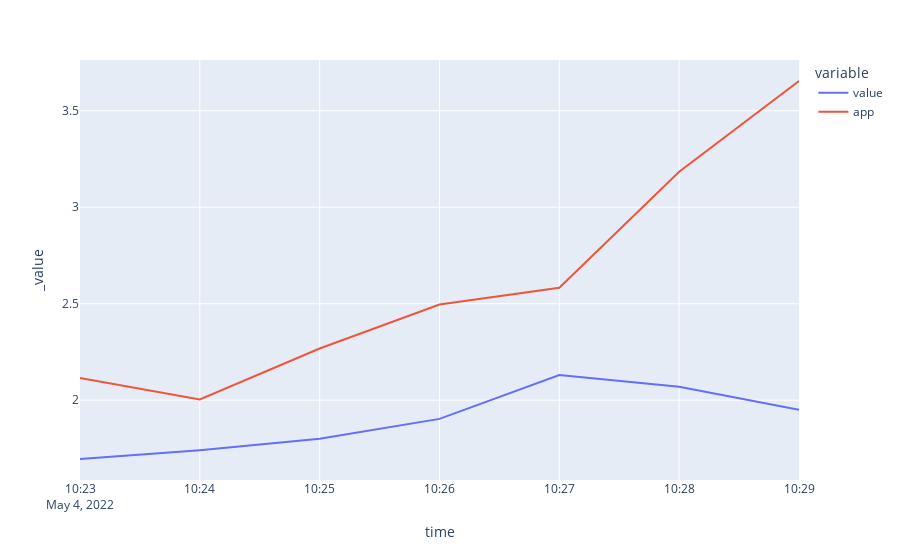

Notebook source saved alongside this figure:
### Code cell
df_compare.plot()

### Figure 1 — Plotly figure (JSON) as saved in the notebook; plotly's stock layout.template omitted (floating-point values rounded to 4 significant figures)
{"data": [{"hovertemplate": "variable=value<br>time=%{x}<br>_value=%{y}<extra></extra>", "legendgroup": "value", "line": {"color": "#636efa", "dash": "solid"}, "marker": {"symbol": "circle"}, "mode": "lines", "name": "value", "orientation": "v", "showlegend": true, "type": "scatter", "x": ["2022-05-04T10:23:00+00:00", "2022-05-04T10:24:00+00:00", "2022-05-04T10:25:00+00:00", "2022-05-04T10:26:00+00:00", "2022-05-04T10:27:00+00:00", "2022-05-04T10:28:00+00:00", "2022-05-04T10:29:00+00:00"], "xaxis": "x", "y": [1.695, 1.741, 1.8, 1.903, 2.13, 2.07, 1.95], "yaxis": "y"}, {"hovertemplate": "variable=app<br>time=%{x}<br>_value=%{y}<extra></extra>", "legendgroup": "app", "line": {"color": "#EF553B", "dash": "solid"}, "marker": {"symbol": "circle"}, "mode": "lines", "name": "app", "orientation": "v", "showlegend": true, "type": "scatter", "x": ["2022-05-04T10:23:00+00:00", "2022-05-04T10:24:00+00:00", "2022-05-04T10:25:00+00:00", "2022-05-04T10:26:00+00:00", "2022-05-04T10:27:00+00:00", "2022-05-04T10:28:00+00:00", "2022-05-04T10:29:00+00:00"], "xaxis": "x", "y": [2.115, 2.004, 2.268, 2.495, 2.583, 3.184, 3.654], "yaxis": "y"}], "layout": {"autosize": true, "legend": {"title": {"text": "variable"}, "tracegroupgap": 0}, "margin": {"t": 60}, "xaxis": {"anchor": "y", "autorange": true, "domain": [0, 1], "range": ["2022-05-04 10:23", "2022-05-04 10:29"], "title": {"text": "time"}, "type": "date"}, "yaxis": {"anchor": "x", "autorange": true, "domain": [0, 1], "range": [1.586, 3.763], "title": {"text": "_value"}, "type": "linear"}}}
